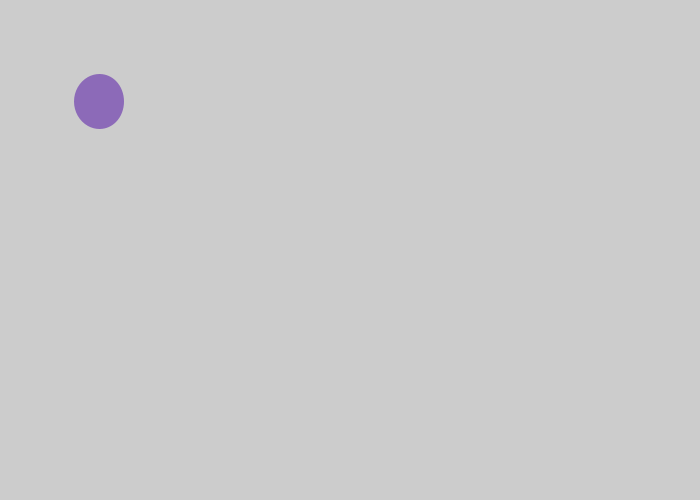
Frame 1 (no input)
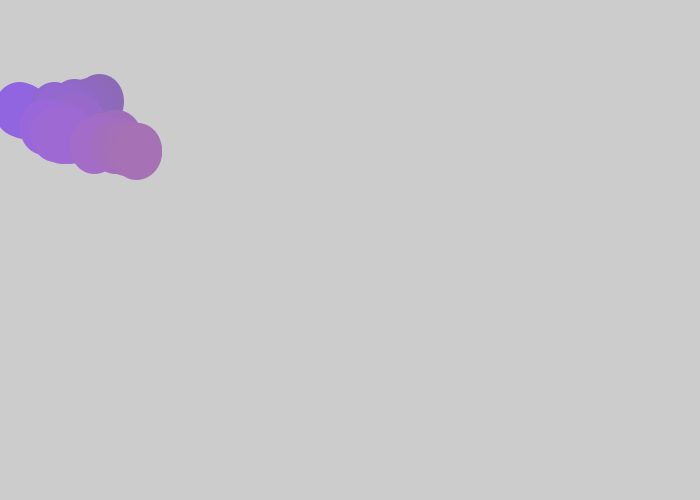
Frame 60 (the mouse pressed at the canvas centre just before this capture)
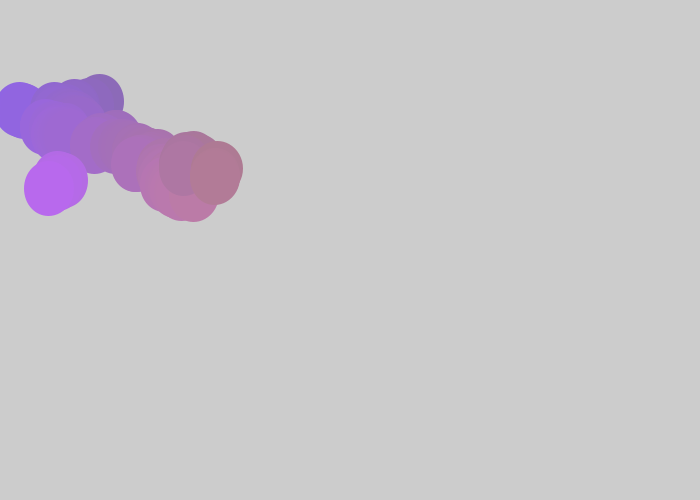
Frame 120 (the mouse held since frame 60 and released just before this capture)

The Processing sketch that drew these frames (run headless with seeded random() and noise(); from frame 60 on, the mouse is pressed at the canvas centre):

// Processing sketch: processing_43741
// ── processing_43741.pde

float x = 100;
float y = 100;
float xspeed = 1;
float yspeed = .9;
float r = 32+.2*y;
    
void setup() {
  size (700 ,500);
  frameRate(30);
}
     
void draw(){
      
  x = x + xspeed+(.001*y)-(HALF_PI/(cos(y)));
  y = y + yspeed+(.001*x)+(.3/(cos(x)));
      
  if ((x > width) || (x < 01 )) {
    xspeed = -xspeed;
  }
    
xspeed = Y*xspeed;
        
    if (( y > height) || (y < 1)) {
      yspeed = - yspeed ;
    }
        
    strokeWeight(25);
    stroke(90+y/2,100+x/2*(y/799),200-(x*.5)+(y*.33));
    noFill();
    //fill(20*r+(y+2), x*1, y*1);
    ellipse (x,y,25 , 30);
        
}
       
       
   
void keyPressed() {
  save("japey.tiff");
}
                
                
